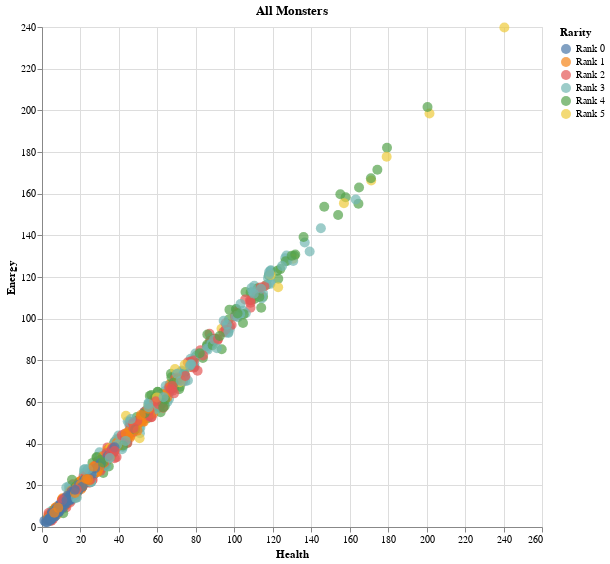

The cell this chart's notebook holds for it:
### Code cell
x_axis = "Health"  # ["Energy", "Sanity", "Health"]
y_axis = "Energy"  # ["Energy", "Sanity", "Health"]
target = "Rarity"  # ["Rarity", "Level", "Type"]
rarity = "All"     # ["All", "Rank 0", ... "Rank 5"]

monsters = db.get_df().drop(columns=['_id'])

if rarity != "All":
    monsters = monsters[monsters['Rarity'] == rarity]

graph = alt.Chart(
    monsters,
    title=f"{rarity} Monsters",
).mark_circle(size=100).encode(
    x=alt.X(
        x_axis,
        axis=alt.Axis(title=x_axis),
    ),
    y=alt.Y(
        y_axis,
        axis=alt.Axis(title=y_axis),
    ),
    color=target,
    tooltip=alt.Tooltip(list(monsters.columns)),
).properties(
    height=500,
    width=500,
)

graph

### Figure 1 — Vega-Lite specification as saved in the notebook (floating-point values rounded to 4 significant figures; data arrays with more than 128 entries replaced by an {"elided": "..."} marker saying what was removed)
{"config": {"view": {"continuousWidth": 400, "continuousHeight": 300}}, "data": {"name": "data-30b8fff901ed66749f69a6fb68e3d960"}, "mark": {"type": "circle", "size": 100}, "encoding": {"color": {"type": "nominal", "field": "Rarity"}, "tooltip": [{"type": "nominal", "field": "Name"}, {"type": "nominal", "field": "Type"}, {"type": "quantitative", "field": "Level"}, {"type": "nominal", "field": "Rarity"}, {"type": "nominal", "field": "Damage"}, {"type": "quantitative", "field": "Health"}, {"type": "quantitative", "field": "Energy"}, {"type": "quantitative", "field": "Sanity"}, {"type": "nominal", "field": "Time Stamp"}], "x": {"type": "quantitative", "axis": {"title": "Health"}, "field": "Health"}, "y": {"type": "quantitative", "axis": {"title": "Energy"}, "field": "Energy"}}, "height": 500, "title": "All Monsters", "width": 500, "$schema": "https://vega.github.io/schema/vega-lite/v4.8.1.json", "datasets": {"data-30b8fff901ed66749f69a6fb68e3d960": {"elided": "1025 records"}}}
